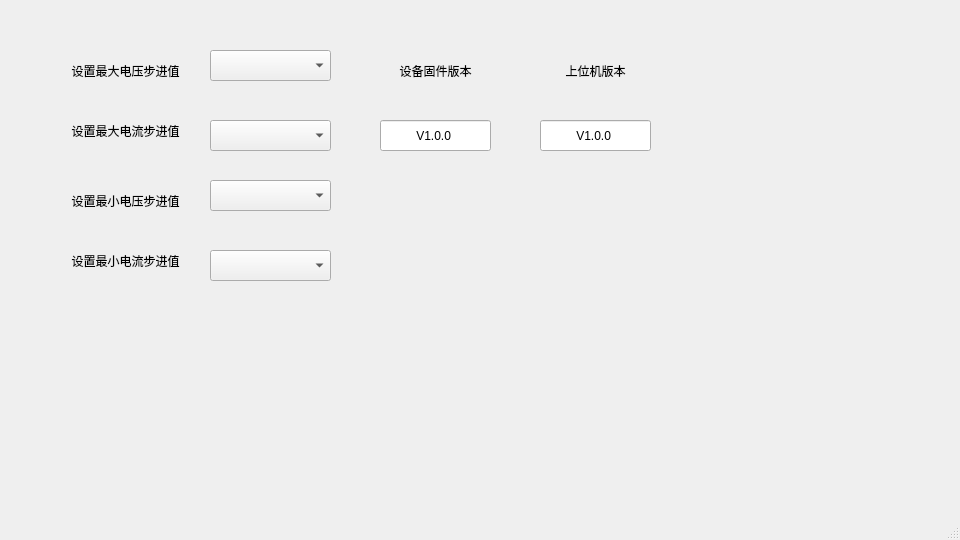
<?xml version="1.0" encoding="UTF-8"?>
<ui version="4.0">
 <class>MainWindow</class>
 <widget class="QMainWindow" name="MainWindow">
  <property name="geometry">
   <rect>
    <x>0</x>
    <y>0</y>
    <width>960</width>
    <height>540</height>
   </rect>
  </property>
  <property name="windowTitle">
   <string>MainWindow</string>
  </property>
  <widget class="QWidget" name="centralwidget">
   <widget class="StrongBodyLabel" name="label">
    <property name="geometry">
     <rect>
      <x>60</x>
      <y>50</y>
      <width>131</width>
      <height>41</height>
     </rect>
    </property>
    <property name="text">
     <string>设置最大电压步进值</string>
    </property>
    <property name="alignment">
     <set>Qt::AlignCenter</set>
    </property>
   </widget>
   <widget class="ComboBox" name="comboBox">
    <property name="geometry">
     <rect>
      <x>210</x>
      <y>50</y>
      <width>121</width>
      <height>31</height>
     </rect>
    </property>
    <property name="placeholderText">
     <string>分辨率为1</string>
    </property>
   </widget>
   <widget class="ComboBox" name="comboBox_2">
    <property name="geometry">
     <rect>
      <x>210</x>
      <y>120</y>
      <width>121</width>
      <height>31</height>
     </rect>
    </property>
    <property name="placeholderText">
     <string>分辨率为1</string>
    </property>
   </widget>
   <widget class="StrongBodyLabel" name="label_2">
    <property name="geometry">
     <rect>
      <x>60</x>
      <y>110</y>
      <width>131</width>
      <height>41</height>
     </rect>
    </property>
    <property name="text">
     <string>设置最大电流步进值</string>
    </property>
    <property name="alignment">
     <set>Qt::AlignCenter</set>
    </property>
   </widget>
   <widget class="ComboBox" name="comboBox_3">
    <property name="geometry">
     <rect>
      <x>210</x>
      <y>250</y>
      <width>121</width>
      <height>31</height>
     </rect>
    </property>
    <property name="placeholderText">
     <string>分辨率为0.1</string>
    </property>
   </widget>
   <widget class="StrongBodyLabel" name="label_3">
    <property name="geometry">
     <rect>
      <x>60</x>
      <y>180</y>
      <width>131</width>
      <height>41</height>
     </rect>
    </property>
    <property name="text">
     <string>设置最小电压步进值</string>
    </property>
    <property name="alignment">
     <set>Qt::AlignCenter</set>
    </property>
   </widget>
   <widget class="StrongBodyLabel" name="label_4">
    <property name="geometry">
     <rect>
      <x>60</x>
      <y>240</y>
      <width>131</width>
      <height>41</height>
     </rect>
    </property>
    <property name="text">
     <string>设置最小电流步进值</string>
    </property>
    <property name="alignment">
     <set>Qt::AlignCenter</set>
    </property>
   </widget>
   <widget class="ComboBox" name="comboBox_4">
    <property name="geometry">
     <rect>
      <x>210</x>
      <y>180</y>
      <width>121</width>
      <height>31</height>
     </rect>
    </property>
    <property name="placeholderText">
     <string>分辨率为0.1</string>
    </property>
   </widget>
   <widget class="StrongBodyLabel" name="label_5">
    <property name="geometry">
     <rect>
      <x>370</x>
      <y>50</y>
      <width>131</width>
      <height>41</height>
     </rect>
    </property>
    <property name="text">
     <string>设备固件版本</string>
    </property>
    <property name="alignment">
     <set>Qt::AlignCenter</set>
    </property>
   </widget>
   <widget class="QLineEdit" name="lineEdit">
    <property name="geometry">
     <rect>
      <x>380</x>
      <y>120</y>
      <width>111</width>
      <height>31</height>
     </rect>
    </property>
    <property name="text">
     <string>          V1.0.0</string>
    </property>
   </widget>
   <widget class="StrongBodyLabel" name="label_6">
    <property name="geometry">
     <rect>
      <x>530</x>
      <y>50</y>
      <width>131</width>
      <height>41</height>
     </rect>
    </property>
    <property name="text">
     <string>上位机版本</string>
    </property>
    <property name="alignment">
     <set>Qt::AlignCenter</set>
    </property>
   </widget>
   <widget class="QLineEdit" name="lineEdit_2">
    <property name="geometry">
     <rect>
      <x>540</x>
      <y>120</y>
      <width>111</width>
      <height>31</height>
     </rect>
    </property>
    <property name="text">
     <string>          V1.0.0</string>
    </property>
   </widget>
  </widget>
  <widget class="QMenuBar" name="menubar">
   <property name="geometry">
    <rect>
     <x>0</x>
     <y>0</y>
     <width>960</width>
     <height>22</height>
    </rect>
   </property>
  </widget>
  <widget class="QStatusBar" name="statusbar"/>
 </widget>
 <customwidgets>
  <customwidget>
   <class>ComboBox</class>
   <extends>QComboBox</extends>
   <header>qfluentwidgets</header>
  </customwidget>
  <customwidget>
   <class>StrongBodyLabel</class>
   <extends>QLabel</extends>
   <header>qfluentwidgets</header>
  </customwidget>
 </customwidgets>
 <resources/>
 <connections/>
</ui>
